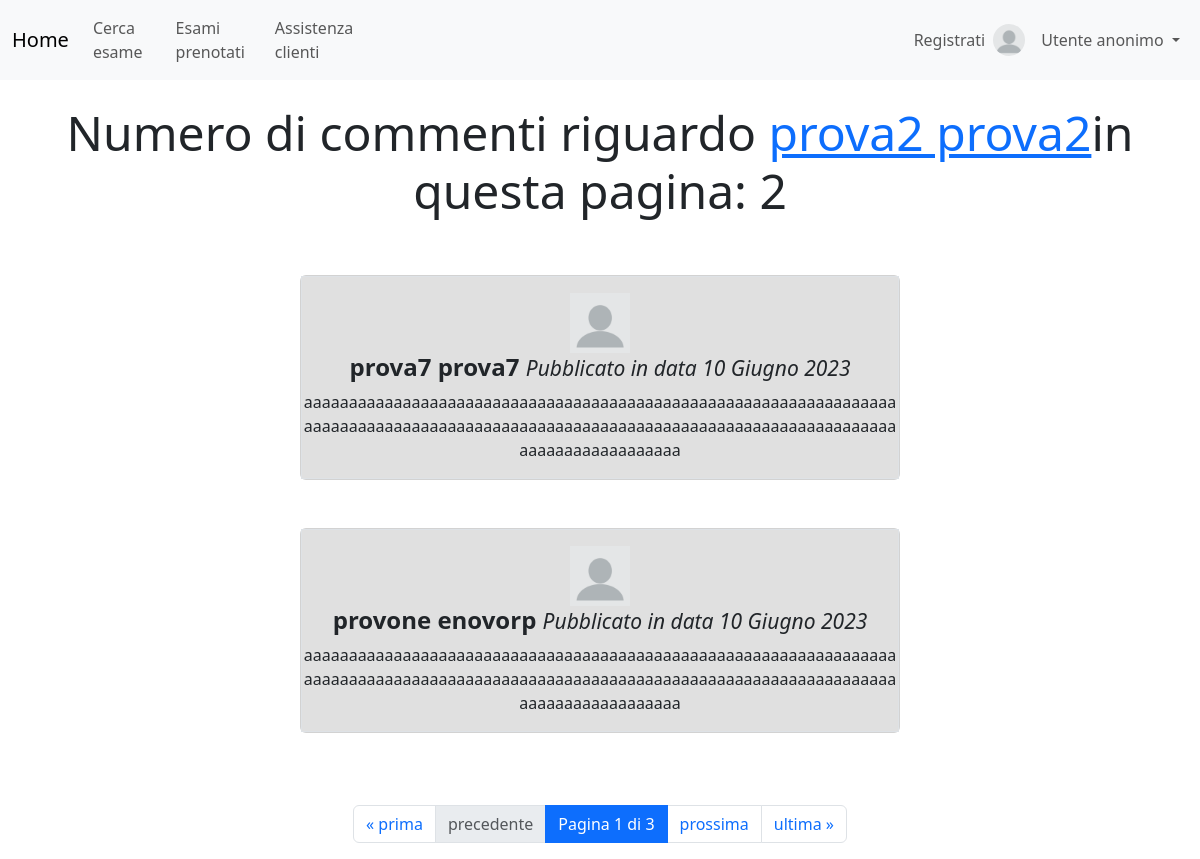
Screenshot of /medici/recensioni_medico/2/ with the database file from the repository.
### gestione_medici/models.py (models this page shows, shortened)
class Medico(models.Model):
    utente = models.OneToOneField(UtenteCustom, on_delete=models.CASCADE, related_name='medico')
    descrizione = models.TextField(blank=True, null=True)
    class Meta:
        verbose_name_plural = 'Medici'
    def __str__(self):
        return self.utente.__str__()

class Commento(models.Model):
    medico = models.ForeignKey(Medico, related_name='commenti', on_delete=models.CASCADE)
    commentatore = models.ForeignKey(UtenteCustom, related_name='commenti', on_delete=models.CASCADE)
    testo = models.TextField(max_length=150)
    data = models.DateField(auto_now_add=True)
    class Meta:
        verbose_name_plural = 'Commenti'
        ordering = ['-data']
        constraints = [
            models.UniqueConstraint(
                fields=['medico', 'commentatore'], name='combinazione_medico_commentatore'
            )
        ]

### utenti_custom/models.py (models this page shows)
class UtenteCustom(AbstractUser):
    username = None
    email = models.EmailField(_('email address'), unique=True)
    foto_profilo = models.ImageField(upload_to ='immagini_utenti/%Y/%m/%d/', blank=True, null=True)
    USERNAME_FIELD = 'email'
    REQUIRED_FIELDS = ['first_name', 'last_name',]
    objects = UserManager()
    def __str__(self):
        return f"{self.first_name} {self.last_name}"

### gestione_medici/views.py (the view)
# urls.py: path('recensioni_medico/<int:pk>/', CommentiMedicoView.as_view(), name='commenti_totali'),
class CommentiMedicoView(ListView):
    title = "Pagina con i commenti sul medico"
    model = Commento
    template_name = "gestione_medici/commenti_totali.html"
    paginate_by = 2
    def get_queryset(self):
        medico = Medico.objects.get(pk=self.kwargs['pk'])
        self.context = {'medico': medico}
        return medico.commenti.all()
    def get_context_data(self, **kwargs):
        self.context = self.context | super().get_context_data(**kwargs) #unione due dizionari
        return self.context

### gestione_medici/templates/gestione_medici/commenti_totali.html (shortened to what this page needs)
{% extends 'base.html' %}
{% load static %}
{% block content %}
<br>
  <div class="container">
    <h2 class="display-5 text-center">Numero di commenti riguardo <a href={% url 'gestione_medici:informazioni_medico'
      view.kwargs.pk %}>{{medico}}</a>in questa pagina: {{ object_list.count }} </h2>
  </div>
<br>
{% for c in object_list %}
<br>
<div class="d-flex aligns-items-center justify-content-center card text-center w-50 mx-auto">
    <div class="media border" style="background-color: #E0E0E0;">
        <div class="mr-3 mt-3" >
          {% if c.commentatore.foto_profilo%}
            <img src={{c.commentatore.foto_profilo.url}} class="media-object" style="width:60px">
          {% else %}
            <img src="{% static '/immagini/blank_profile_picture.png' %}" class="media-object" style="width:60px">
          {% endif %}
        </div>
        <div class="media-body" style="word-break: break-all">
          <h4><b>{{c.commentatore}}</b> <small><i>Pubblicato in data {{c.data}}</i></small></h4>
          <p>{{c.testo}}</p>
        </div>
    </div>
</div>
<br>
{%endfor%}
<br>
{% include "paginatore.html" %}
{% endblock %}

### rows the page displays
Medico: utente.last_name "prova2 prova2"
Commento: commentatore "prova7 prova7", data "10 Giugno 2023", testo "aaaaaaaaaaaaaaaaaaaaaaaaaaaaaaaaaaaaaaaaaaaaaaaaaaaaaaaaaaaaaaaaaaaaaaaaaaaaaaaaaaaaaaaaaaaaaaaaaaaaaaaaaaaaaaaaaaaaaaaaaaaaaaaaaaaaaaaaaaaaaaaaaaaaaa"
Commento: commentatore "provone enovorp", data "10 Giugno 2023", testo "aaaaaaaaaaaaaaaaaaaaaaaaaaaaaaaaaaaaaaaaaaaaaaaaaaaaaaaaaaaaaaaaaaaaaaaaaaaaaaaaaaaaaaaaaaaaaaaaaaaaaaaaaaaaaaaaaaaaaaaaaaaaaaaaaaaaaaaaaaaaaaaaaaaaaa"

### other values shown
{{ object_list.count }} "2"
{{ page_obj.number }} "1"
{{ page_obj.paginator.num_pages }} "3"
